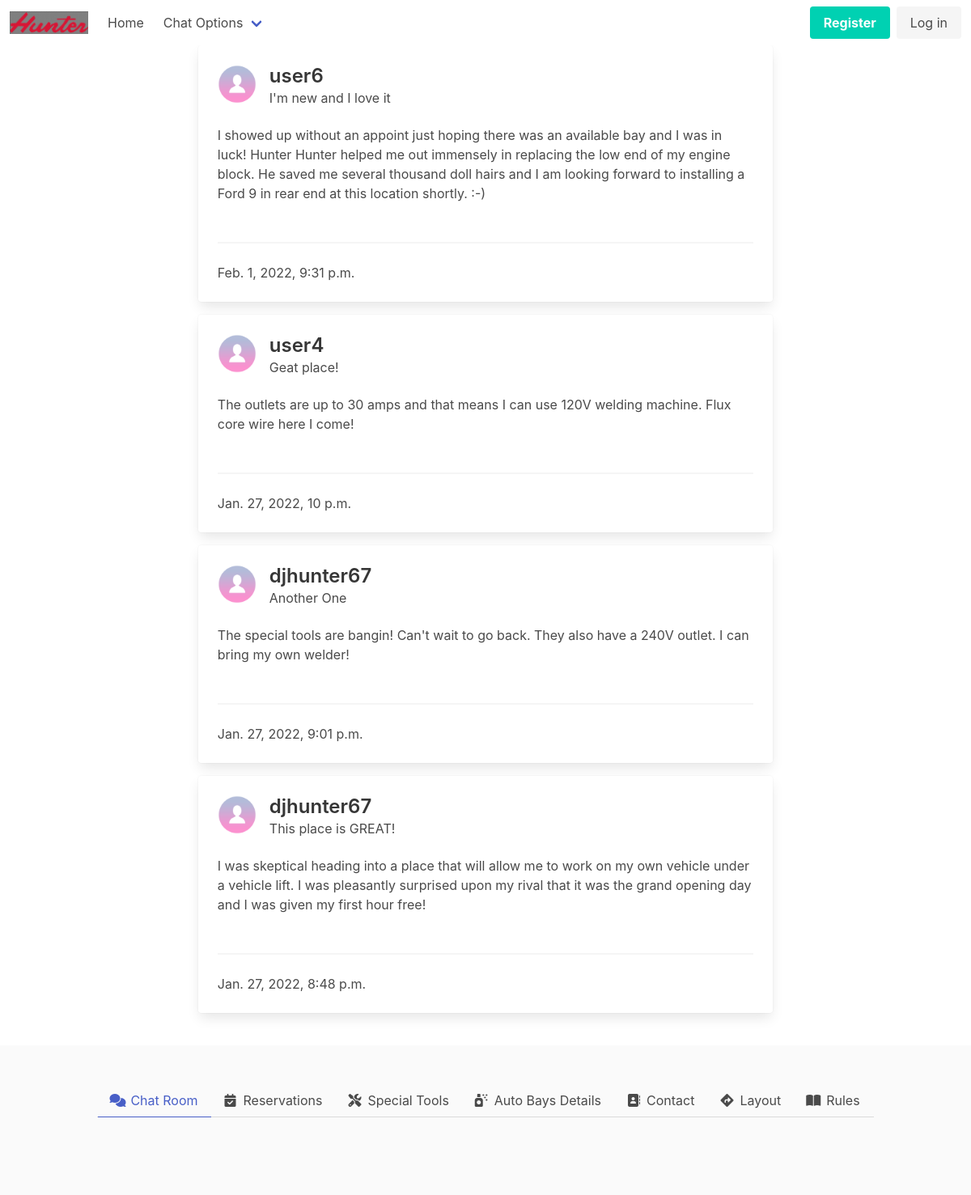
Page /blog/ on the earlier database version.
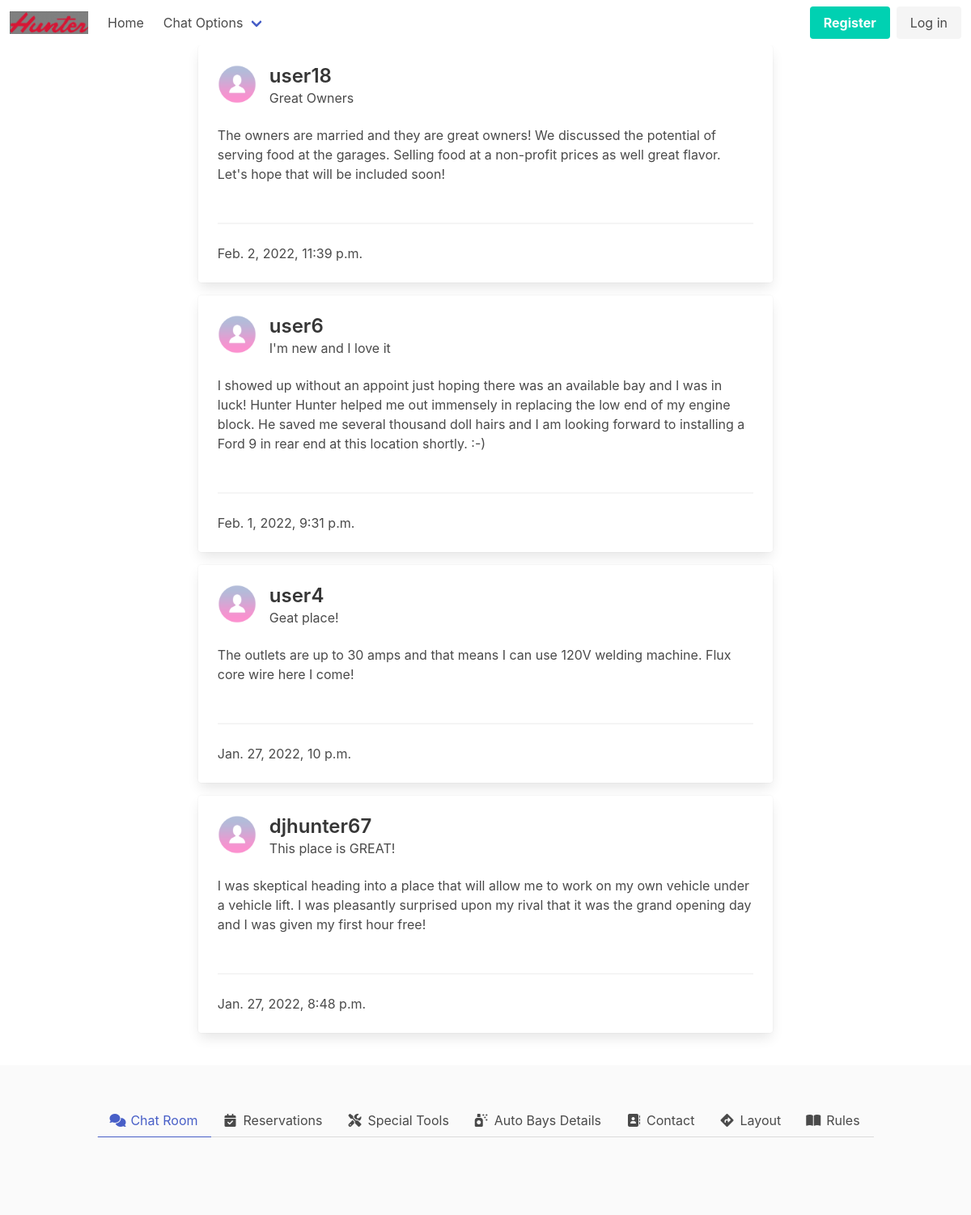
Same page on the later database version.
### blog/models.py (models this page shows)
class BlogPost(models.Model):
    title = models.CharField(max_length=40)
    body = models.TextField(max_length=200)
    user = models.ForeignKey(
        DIYUsers, on_delete=models.CASCADE, related_name='blog_posts')
    public = models.BooleanField(default=False)
    date_created = models.DateTimeField(auto_now_add=True)
    date_edited = models.DateTimeField(auto_now=True)

### diy_users/models.py (models this page shows, shortened)
class DIYUsers(AbstractUser):
    phone_regex = RegexValidator(
        regex=r'\d{10}', message="Phone number must be entered in the format: '+999999999'. 10 digits allowed.")
    phone_number = models.CharField(
        validators=[phone_regex], max_length=17, blank=False)  # validators should be a list
    date_added = models.DateField(auto_now_add=True)
    avatar = models.ImageField(
        upload_to=upload_path, default="../static/img/default_avt.png")
    first_name = models.CharField(_('first name'), max_length=150, blank=False)
    last_name = models.CharField(_('last name'), max_length=150, blank=False)
    email = models.EmailField(_('email address'), blank=False)
    def __str__(self) -> str:
        return self.username

### blog/views.py (the view)
# urls.py: path('', views.blog, name='blog'),
def blog(request):
    if request.method == 'GET':
        all_posts = BlogPost.objects.order_by('-date_created')
        return render(request, "blog.html", {"posts": all_posts})

### capstone/templates/blog.html (shortened to what this page needs)
{% extends 'base.html' %}
{% load static %}
{% block header %}
<nav class="navbar" role="navigation" aria-label="main navigation">
    <div class="navbar-brand">
        <a class="navbar-item" href="https://christerpher.github.io">
            <img src="{% static 'img/Logo.png' %}">
        </a>
    </div>
    <div id="navbarBasicExample" class="navbar-menu">
        <div class="navbar-start">
            <a class="navbar-item" href="{% url 'hunter_diy_garage:index' %}">
                Home
            </a>
            <div class="navbar-item has-dropdown is-hoverable">
                <a class="navbar-link">
                    Chat Options
                </a>
            </div>
        </div>
        <div class="navbar-end">
            <div class="navbar-item">
                <div class="buttons">
                    {% if request.user.is_authenticated %}
                    <a href="{% url 'diy_users:logout' %}" class="button is-warning">
                        Logout
                    </a>
                    {% else %}
                    <a class="button is-primary" href="{% url 'diy_users:register' %}">
                        <strong>Register</strong>
                    </a>
                    <a class="button is-light" href="{% url 'diy_users:login' %}">
                        Log in
                    </a>
                    {% endif %}
                </div>
            </div>
        </div>
    </div>
</nav>
{% endblock header %}
{% block content %}
{% for post in posts %}
<div class="card mb-4">
    <div class="card-content">
        <div class="media">
            <div class="media-left">
                <figure class="image is-48x48">
                    <img src="{% static 'img/default_avt.png' %}" alt="Placeholder image">
                </figure>
            </div>
            <div class="media-content">
                <p class="title is-4">{{post.user}}</p>
                <p class="subtitle is-6">{{post.title}}</p>
            </div>
        </div>
        <div class="content">
            {{post.body}}
            <br>
            <br>
            <hr>
            <time datetime="2016-1-1">{{post.date_created}}</time>
        </div>
    </div>
</div>
{% endfor %}
{% endblock content %}

Differences in the rows shown:
removed BlogPost: user "djhunter67", title "Another One", body "The special tools are bangin! Can't wait to go back. They also have a 240V outlet. I can bring my own welder!", date_created "Jan. 27, 2022, 9:01 p.m."
added BlogPost: user "user18", title "Great Owners", body "The owners are married and they are great owners! We discussed the potential of serving food at the garages. Selling food at a non-profit prices as well great flavor. Let's hope that will be included soon!", date_created "Feb. 2, 2022, 11:39 p.m."
